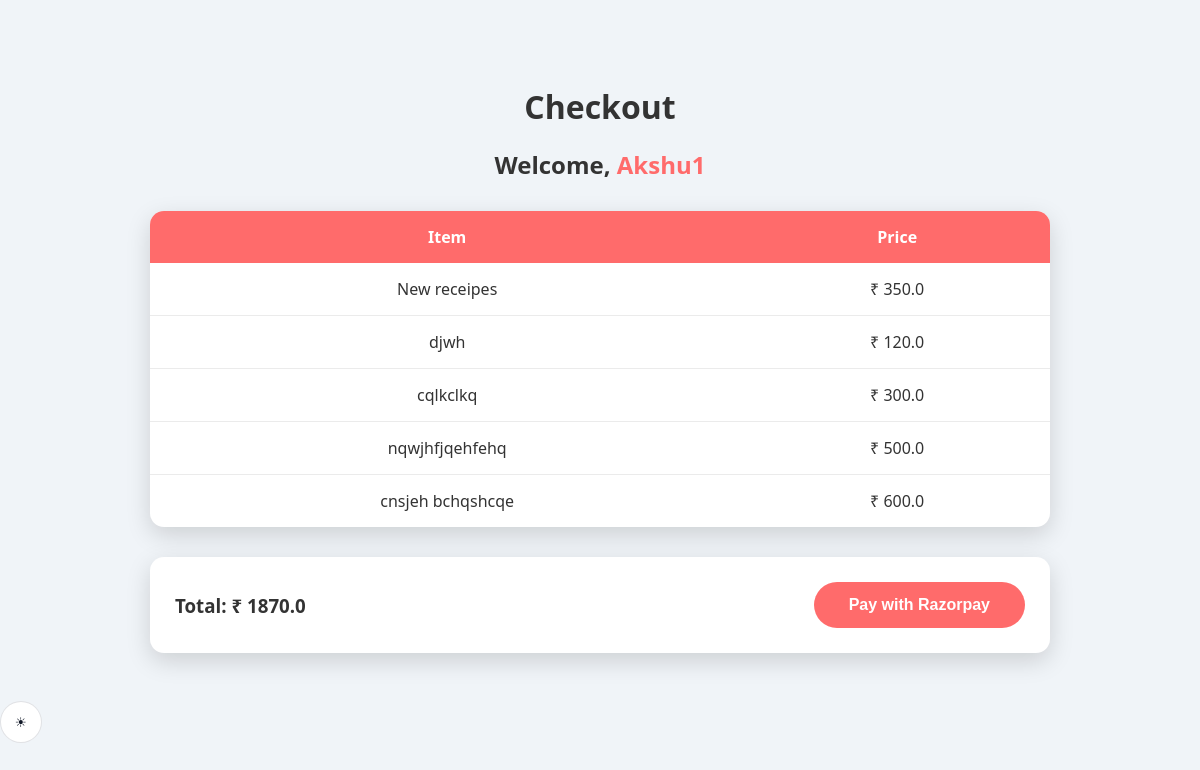
/checkout/Akshu1/ (signed in), run on the app's committed database.
### delivery/models.py (models this page shows, shortened)
class User(models.Model):
    ROLE_CHOICES = [
        ('customer', 'Customer'),
        ('admin', 'Admin'),
    ]
    username = models.CharField(max_length = 20)
    password = models.CharField(max_length = 20)
    email = models.CharField(max_length = 20)
    mobile = models.CharField(max_length = 10)
    address = models.CharField(max_length = 50)
    role = models.CharField(max_length=10, choices=ROLE_CHOICES, default='customer')

class Item(models.Model):
    restaurant = models.ForeignKey(Restaurant, on_delete = models.CASCADE, related_name = "items")
    name = models.CharField(max_length = 20)
    description = models.CharField(max_length = 200)
    price = models.FloatField()
    vegeterian = models.BooleanField(default=False)
    picture = models.URLField(max_length = 400, default='https://www.indiafilings.com/learn/wp-content/uploads/2024/08/How-to-Start-Food-Business.jpg')
    image = models.ImageField(upload_to='menu_items/', blank=True, null=True)

### delivery/views.py (the view)
# urls.py: path('checkout/<str:username>/', views.checkout, name='checkout'),
def checkout(request, username):
    user = _get_logged_in_user(request)
    if not user:
        return redirect('open_signin')
    customer = get_object_or_404(User, username=username)  # Fixed: User not Customer
    cart = Cart.objects.filter(customer=customer).first()
    cart_items = cart.items.all() if cart else []
    total_price = cart.total_price() if cart else 0
    if total_price == 0:
        return render(request, 'checkout.html', {'error': 'Your cart is empty!'})
    amount_paisa = int(round(total_price * 100))
    try:
        client = razorpay.Client(auth=(settings.RAZORPAY_KEY_ID, settings.RAZORPAY_KEY_SECRET))
        order = client.order.create({
            'amount': amount_paisa,
            'currency': 'INR',
            'payment_capture': 1,
        })
    except Exception:
        return render(request, 'checkout.html', {'error': 'Unable to start payment. Please try again later.'})
    return render(request, 'checkout.html', {
        'username': username,
        'customer_email': customer.email,
        'customer_mobile': customer.mobile,
        'cart_items': cart_items,
        'total_price': total_price,
        'razorpay_key_id': settings.RAZORPAY_KEY_ID,
        'order_id': order['id'],
        'amount_paisa': amount_paisa,
    })

### delivery/context_processors.py (called while the page is built)
def auth_user(request):
    user = _get_logged_in_user(request)
    if user is None:
        for key in ('user_id', 'username', 'role'):
            if key in request.session:
                del request.session[key]
    return {'logged_in_user': user}

### delivery/models.py (called while the page is built)
    def total_price(self):
        return sum(item.price for item in self.items.all())

### delivery/views.py (called while the page is built)
def _get_logged_in_user(request):
    user_id = request.session.get('user_id')
    username = request.session.get('username')
    if not user_id or not username:
        return None
    try:
        user = User.objects.get(id=user_id, username=username)
    except User.DoesNotExist:
        return None
    if not getattr(user, 'role', None):
        user.role = 'customer'
    return user

### delivery/templates/checkout.html (shortened to what this page needs)
<!DOCTYPE html>
<html lang="en">
<head>
    {% load static %}
    <link rel="stylesheet" href="{% static 'checkout.css' %}">
    <link rel="stylesheet" href="{% static 'theme_toggle.css' %}">
</head>
<body>
    <div class="checkout-container">
        <h1>Checkout</h1>
        <h2>Welcome, <span>{{ username }}</span></h2>
        {% if error %}
            <p class="error-text">{{ error }}</p>
        {% else %}
            <table class="checkout-table">
                <thead><tr><th>Item</th><th>Price</th></tr></thead>
                <tbody>
                    {% for item in cart_items %}
                    <tr><td>{{ item.name }}</td><td>₹ {{ item.price }}</td></tr>
                    {% endfor %}
                </tbody>
            </table>
            <div class="checkout-total">
                <h3>Total: ₹ {{ total_price }}</h3>
                <button id="rzp-button">Pay with Razorpay</button>
            </div>
        {% endif %}
    </div>
    <button class="toggle-mode"></button>
</body>
</html>

### delivery/static/checkout.css (style rules this page uses)
:root { --bg-color: #f0f4f8; --card-bg: #ffffff; --text-color: #333; --primary-color: #ff6b6b; }
body { margin: 0; padding: 0; font-family: 'Segoe UI', Tahoma, Geneva, Verdana, sans-serif; background-color: var(--bg-color); color: var(--text-color); transition: background-color 0.3s, color 0.3s; }
.checkout-container { max-width: 900px; margin: 2rem auto 0; padding: 2rem 0 3rem; }
.checkout-container h1 { text-align: center; margin-bottom: 10px; }
.checkout-container h2 { text-align: center; margin-bottom: 30px; }
.checkout-container span { color: var(--primary-color); }
.checkout-table { width: 100%; border-collapse: collapse; background-color: var(--card-bg); border-radius: 14px; overflow: hidden; box-shadow: 0 8px 25px rgba(0,0,0,0.15); }
.checkout-table thead { background-color: var(--primary-color); color: white; }
.checkout-table th, .checkout-table td { padding: 15px; text-align: center; }
.checkout-table tbody tr { border-bottom: 1px solid rgba(0,0,0,0.08); }
.checkout-table tbody tr:last-child { border-bottom: none; }
.checkout-total { margin-top: 30px; background-color: var(--card-bg); padding: 25px; border-radius: 14px; box-shadow: 0 8px 25px rgba(0,0,0,0.15); display: flex; justify-content: space-between; align-items: center; }
.checkout-total h3 { margin: 0; }
#rzp-button { padding: 14px 35px; border: none; border-radius: 30px; background-color: var(--primary-color); color: white; font-size: 16px; font-weight: bold; cursor: pointer; transition: transform 0.2s, background-color 0.3s; }
.toggle-mode { position: fixed; top: 20px; right: 20px; width: 42px; height: 42px; border-radius: 50%; border: none; background-color: var(--primary-color); cursor: pointer; transition: transform 0.3s; }

### delivery/static/theme_toggle.css (style rules this page uses)
.toggle-mode { position: static; display: inline-flex; align-items: center; justify-content: center; width: 2.6rem; height: 2.6rem; border-radius: 999px; border: 1px solid rgba(15, 23, 42, 0.12); background: #fff; color: #111827; cursor: pointer; transition: transform 0.2s ease, background 0.2s ease, color 0.2s ease; flex-shrink: 0; }

### data on the page
User: username "Akshu1"
Item: name "New receipes", price "350.0"
Item: name "djwh", price "120.0"
Item: name "cqlkclkq", price "300.0"
Item: name "nqwjhfjqehfehq", price "500.0"
Item: name "cnsjeh bchqshcqe", price "600.0"

### other printed values
{{ total_price }} "1870.0"
